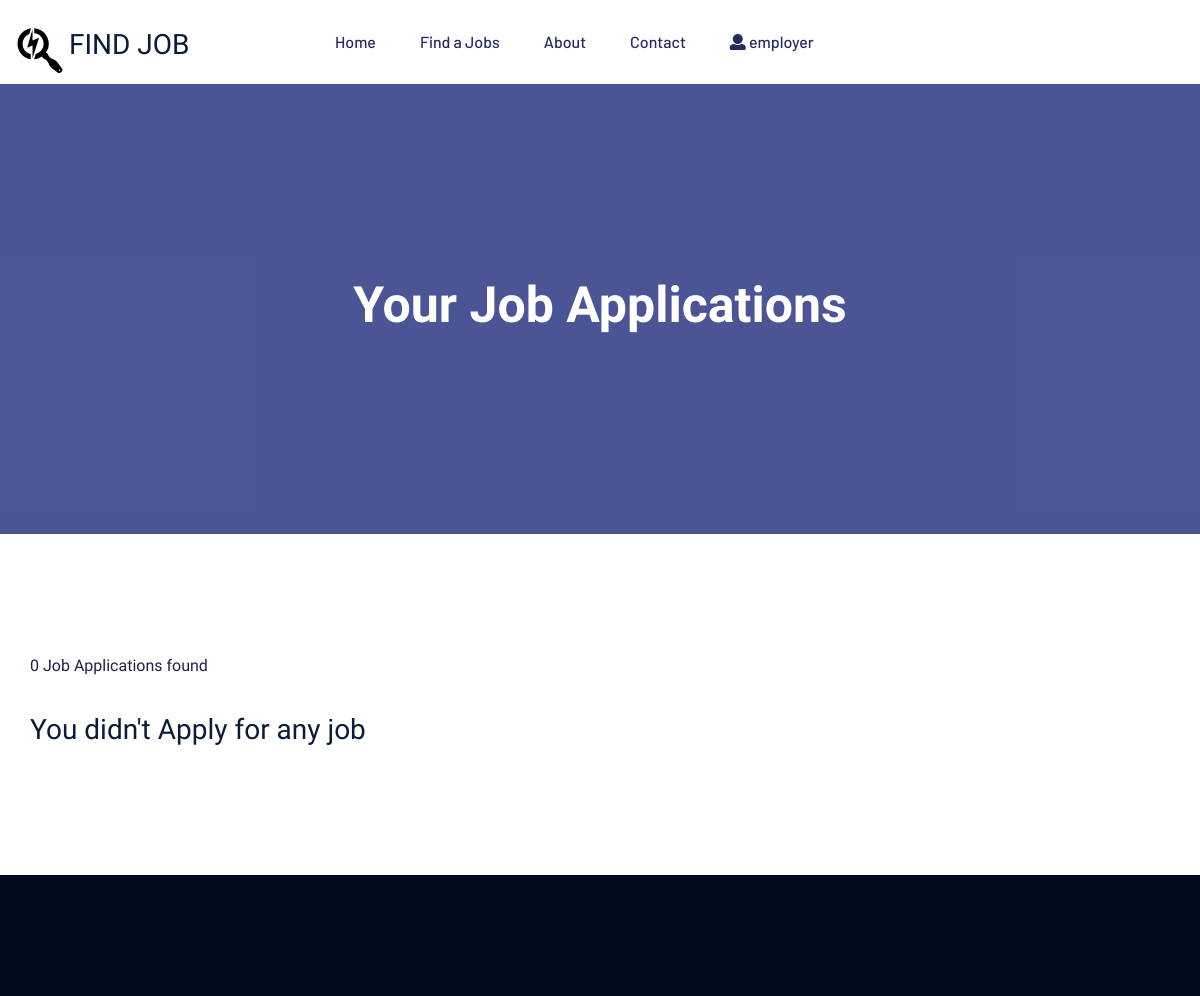
Page /job-application-list (signed in, upper part) on the earlier database version.
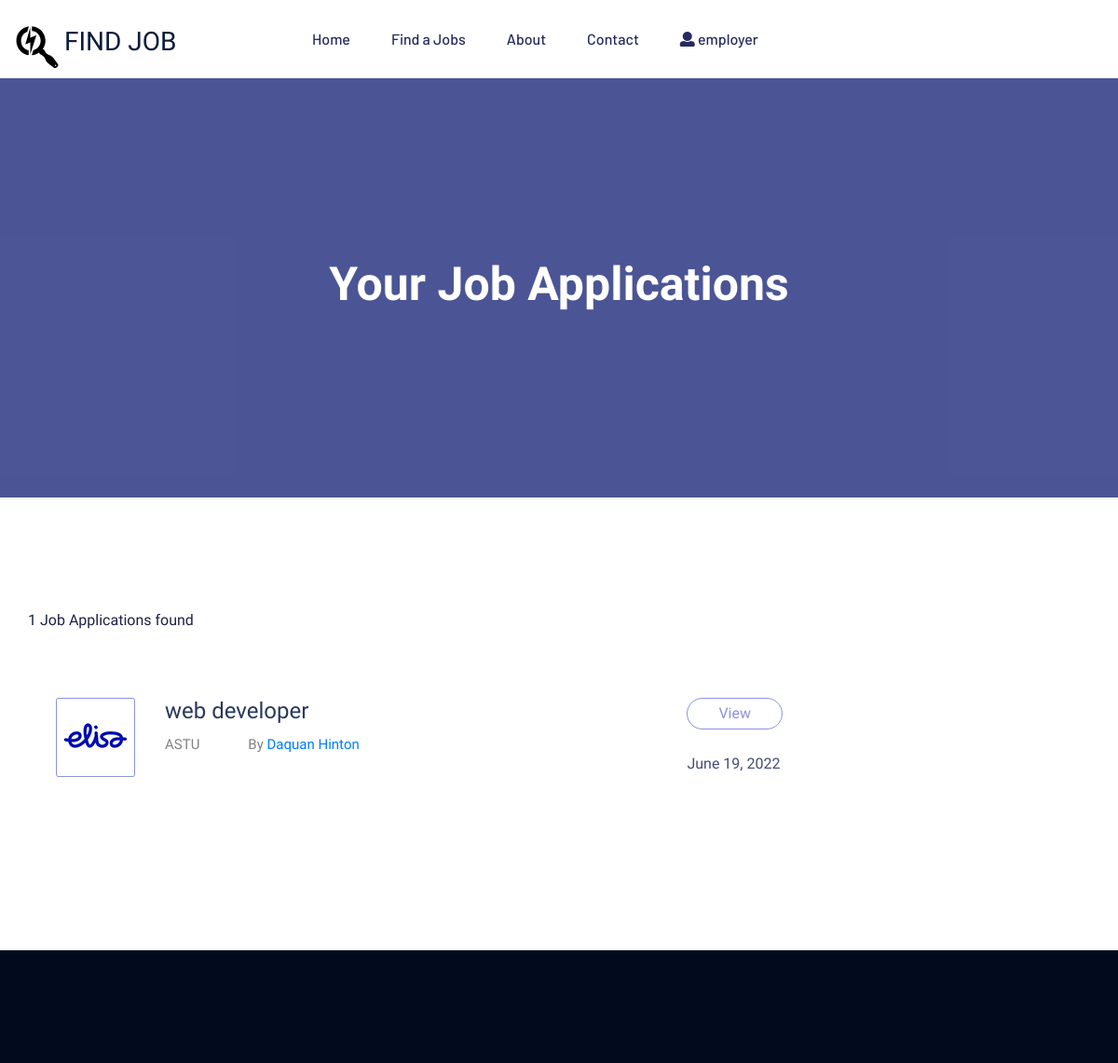
Same page on the later database version.
### apps/jobsearch/models.py (models this page shows, shortened)
class Application(models.Model):
    user = models.ForeignKey(Applicant,on_delete=models.CASCADE)
    job = models.ForeignKey(Job,on_delete=models.DO_NOTHING)
    resume = models.FileField(upload_to='./cv',blank=True,null=True)
    created_at = models.DateTimeField(auto_now_add=True)
    updated_at = models.DateTimeField(auto_now=True)
    status = models.CharField(max_length=20, choices=APPLICATION_STATUS_CHOICES,default="PENDING")
    about_yourself = models.TextField(null=True,blank=True)

class Job(models.Model):
    company = models.ForeignKey(Company,on_delete=models.CASCADE)
    start_date = models.DateField()
    end_date = models.DateField()
    title = models.CharField(max_length=300)
    description = models.TextField()
    category = models.CharField(max_length=40,choices=JOB_CATEGORIES)
    requirement = models.TextField(help_text='requirements for job')
    education_level = models.CharField(max_length=15,choices=EDUCATIONAL_LEVEL_CHOICES)
    experience = models.TextField(help_text='required experience for job')
    experience_year = models.IntegerField(default=0)
    salary = models.IntegerField(default=0)
    type = models.CharField(max_length=15,choices=JOB_TYPE_CHOICES)
    region = models.CharField(max_length=30,choices=REGION_CHOICES)
    vacancy = models.IntegerField(default=1)
    created_at = models.DateTimeField(auto_now_add=True)
    updated_at = models.DateTimeField(auto_now=True)

class Company(models.Model):
    employee = models.OneToOneField(Employer, on_delete=models.CASCADE)
    name = models.CharField(max_length=300)
    region = models.CharField(max_length=30,choices=REGION_CHOICES)
    city = models.CharField(max_length=15,choices=CITY_CHOICE)
    document = models.FileField(upload_to="company",blank=True,null=True)
    description = models.TextField()
    created_at = models.DateTimeField(auto_now_add=True)
    updated_at = models.DateTimeField(auto_now=True)
    email = models.EmailField()
    status = models.BooleanField(default=False)

### apps/user/models.py (models this page shows, shortened)
class Applicant(models.Model):
    user = models.OneToOneField(User, on_delete=models.CASCADE)
    education_level = models.CharField(max_length=15,choices=EDUCATIONAL_LEVEL_CHOICES)
    resume = models.FileField(upload_to='./cv',blank=True,null=True)

class User(AbstractUser):
    gender = models.CharField(max_length=2,choices=GENDER_CHOICES)
    phone = models.CharField(max_length=20)
    region = models.CharField(max_length=30,choices=REGION_CHOICES)
    city = models.CharField(max_length=15,choices=CITY_CHOICE)
    created_at = models.DateTimeField(auto_now_add=True)
    updated_at = models.DateTimeField(auto_now=True)
    user_type = models.CharField(max_length=20,choices=USER_TYPE_CHOICE,default="APPLICANT")
    def is_admin(self):
        return self.user_type=="ADMIN" and self.is_superuser
    def is_employer(self):
        return self.user_type == "EMPLOYEE"

### apps/jobsearch/views.py (the view)
# urls.py: path('job-application-list',views.job_application_list,name='job-application-list'),
@login_required
def job_application_list(request):
    applications = Application.objects.all()
    context = {
        'applications': applications
    }
    return render(request, 'jobsearch/job_application_list.html', context=context)

### apps/jobsearch/templates/jobsearch/job_application_list.html
{% extends 'base.html' %}
{%load static%}
{%block content%}
        <div class="slider-area ">
            <div class="single-slider section-overly slider-height2
            d-flex align-items-center">
                <div class="container">
                    <div class="row">
                        <div class="col-xl-12">
                            <div class="hero-cap text-center">
                                <h2>Your job Applications</h2>
                            </div>
                        </div>
                    </div>
                </div>
            </div>
        </div>
        <div class="job-listing-area pt-120 pb-120">
            <div class="container">
                <div class="row">
                    <div class="col-xl-9 col-lg-9 col-md-8">
                        <section class="featured-job-area">
                            <div class="container">
                                <div class="row">
                                    <div class="col-lg-12">
                                        <div class="count-job mb-35">
                                            <span>{{applications.count}} Job Applications found</span>
                                        </div>
                                    </div>
                                </div>
                              {%if applications %}
                                {% for application in applications %}
                                <div class="single-job-items mb-30">
                                    <div class="job-items">
                                        <div class="company-img">
                                            <a href="#"><img src="{% static 'assets/img/icon/job-list2.png' %}" alt=""></a>
                                        </div>
                                        <div class="job-tittle job-tittle2">
                                            <a href="#">
                                                <h4>{{application.job.title|truncatechars:30}}</h4>
                                            </a>
                                            <ul>
                                                <li>{{application.job.company.name}}</li>
                                                <li>
                                                    <span>By </span>
                                                    <a class="text-primary" href="#">
                                                        {{application.user.user.first_name}} {{application.user.user.last_name}}
                                                    </a>
                                                </li>
                                            </ul>
                                        </div>
                                    </div>
                                    <div class="items-link items-link2 f-right">
                                        <a href="{%url 'job-application-detail' application.id%}">View</a>
                                        <span>{{application.created_at|date}}</span>
                                    </div>
                                </div>
                                {%endfor%}
                                {%else%}
                                <h3>You didn't Apply for any job</h3>
                              {%endif %}
                            </div>
                        </section>
                    </div>
                </div>
            </div>
        </div>
     {%endblock%}

Differences in the rows shown:
added Application: job "web developer", job.company.name "ASTU", user.user.first_name "Daquan", user.user.last_name "Hinton", created_at "June 19, 2022"
Other differences:
{{ applications.count }}: "0" → "1"
text no longer shown: "You didn't Apply for any job"
